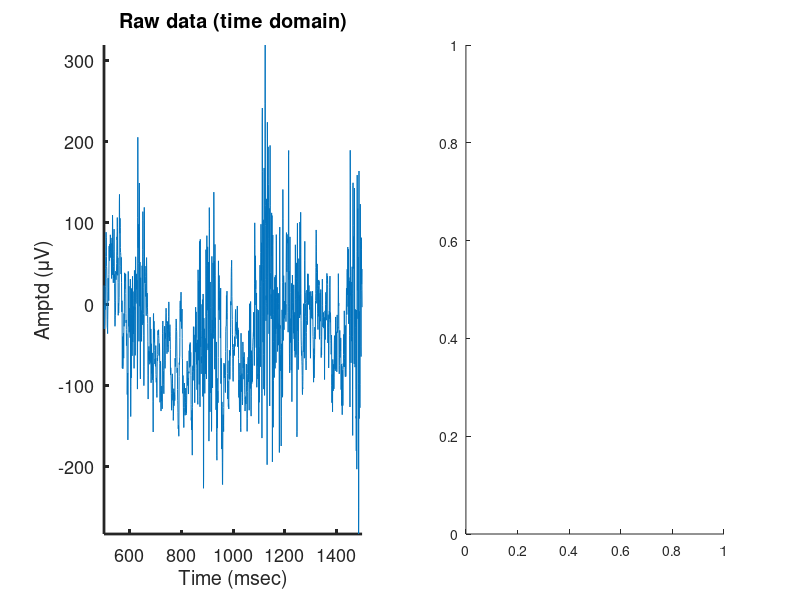

Write the MATLAB code that produced this figure. (Note: this script raises an error after producing the figure.)
%% Prepare dataset
close all;
fontsize = 13; linewidth = 2;
addpath subfunc
sampledata = load('CFC_sampledata.mat');
idx = 7000:9000;
dat = sampledata.x(idx); % Slow frequency
t = sampledata.t(idx);
srate = sampledata.srate;

% Plot raw data
figure(1); clf;
subplot(1,2,1); hold off;
plot( t, dat);
axis tight;
xlabel('Time (msec)');
ylabel('Amptd (\muV)');
axis tight;
xlabel('Time (msec)');
ylabel('Amptd (\muV)');
title('Raw data (time domain)');
set(gca, 'FontSize', fontsize, 'LineWidth', linewidth, 'Box', 'off');

subplot(1,2,2); hold off;
positiveFFT( dat, srate, true );
xlim([1 100]);
title('Raw data (freq domain)');
set(gca, 'FontSize', fontsize, 'LineWidth', linewidth, 'Box', 'off');
drawnow;

%% Set CFC parameters
disp(['Setting calc parameters for CFC...']);
CFC = [];
CFC.width_x = 0.5; % +- 0.5 Hz
CFC.width_y = 5; % +- 5 Hz
CFC.band_x = 3:1:15; % From 2 Hz to 12 Hz, interval = 1;
CFC.band_y = 20:5:150; % From 20 Hz to 100 Hz, interval = 5;
CFC.order = 10; % Filter Order
CFC.downsample = .20;
CFC.srate = srate * CFC.downsample;

% Prepare Filter Bank
disp(['Preparing filters ...']);
CFC.filter_x = {};
CFC.filter_y = {};
for xIdx = 1:length(CFC.band_x)
    [CFC.filter_x{xIdx,1}, CFC.filter_x{xIdx,2} ] = ...
        hb_getBandpassHd(CFC.band_x(xIdx)+[-1 1]*CFC.width_x, ...
        CFC.order, CFC.srate);
end
for yIdx = 1:length(CFC.band_y)
    [CFC.filter_y{yIdx,1}, CFC.filter_y{yIdx,2} ] = ...
        hb_getBandpassHd(CFC.band_y(yIdx)+[-1 1]*CFC.width_y, ...
        CFC.order, CFC.srate);
end
disp(['Done.']);

%% Calculation: Single-trial CFC 
figure(2); clf;

nbinX = 50; % <- Change this to make computation fast (i.e., Recommended: 20-30)
nbinY = nbinX;
pos = linspace(-pi, pi, nbinX);

comodulogram = nan([length(CFC.band_x), length(CFC.band_y)]);
contrasts = nan([length(CFC.band_x), length(CFC.band_y)]);

dat_downsample = imresize( dat, [1, size(dat,2)* CFC.downsample] );

for xIdx = 1:length(CFC.band_x) % Phase freq band
        
    phase_dat = hb_filtwithHds( dat_downsample, CFC.filter_x{ xIdx, 1}, CFC.filter_x{xIdx, 2} );
    for yIdx = 1:length(CFC.band_y) % Amptd freq band
        amptd_dat = hb_filtwithHds( dat_downsample, CFC.filter_y{ yIdx, 1}, CFC.filter_y{yIdx, 2} );
        
        [jphist, PLV, MI, MeanAmp, amplitudes] = ...
            hb_couplings( phase_dat, amptd_dat, nbinX, nbinY );
        
        comodulogram( xIdx, yIdx ) = MI;
        contrasts( xIdx, yIdx ) = nanstd(jphist(:));
        
        %% Visualization
        resize_factor = 50; % Increase resolution
        interpoloate_method = 'cubic'; % cubic, bilinear, nearest, etc..
        
        % 1 - Comodulogram (phase amptd)
        subplot(2,2,1); hold off;
        imagesc( CFC.band_x, CFC.band_y, comodulogram' );
        if xIdx == length(CFC.band_x) && yIdx == length(CFC.band_y)
            imagesc( CFC.band_x, CFC.band_y, ...
                imresize( comodulogram', resize_factor, interpoloate_method ));
        end
        axis xy;
        colormap jet;
        xlabel('Slow Freq (Hz)');
        ylabel('Fast Freq (Hz)');
        cb=colorbar;
        ylabel(cb, 'MI (a.u.)' );
        title(['Comodulogram (phase-amplitude coupling)']);
        set(gca, 'FontSize', fontsize, 'LineWidth', linewidth, 'Box', 'off');
        
        
        % 2 - Comodulogram (phase phase)
        subplot(2,2,2); hold off;
        imagesc( CFC.band_x, CFC.band_y, contrasts' );
        if xIdx == length(CFC.band_x) && yIdx == length(CFC.band_y)
            imagesc( CFC.band_x, CFC.band_y, ...
                imresize( contrasts', resize_factor, interpoloate_method ));
        end
        axis xy;
        colormap jet;
        xlabel('Slow Freq (Hz)');
        ylabel('Fast Freq (Hz)');
        cb=colorbar;
        ylabel(cb, 'Contrast (a.u.)' );
        title(['Comodulogram (phase-phase coupling)']);
        set(gca, 'FontSize', fontsize, 'LineWidth', linewidth, 'Box', 'off');
        drawnow;
        
        hz_x = [ num2str( CFC.band_x(xIdx) ) ' Hz' ];
        hz_y = [ num2str( CFC.band_y(yIdx) ) ' Hz' ];
        
        % 3 - Phase-amplitude coupling
        subplot(2,2,3);  hold off;
        plot( pos, smooth( MeanAmp, 10 ), 'ks-' ); hold on;
        plot( xlim, [0 0]+nanmean(MeanAmp), 'r--' );
        xlabel([ hz_x ' Phase (rad)' ]);
        ylabel([ hz_y ' Amptd (\muV)']);
        title(['Phase-Amplitude coupling, MI=' num2str(MI)]);
        xlim([-pi pi]);
        set(gca, 'FontSize', fontsize, 'LineWidth', linewidth, 'Box', 'off');
        
        % 4 - Phase-phase coupling
        subplot(2,2,4);  hold off;
        try;joint_phase_histogram = imgaussfilt( jphist*100, 1 )';
        catch; joint_phase_histogram =jphist; end
        imagesc( pos, pos, joint_phase_histogram );
        xlabel([ hz_x ' Phase (rad)' ]);
        ylabel([ hz_y ' Phase (rad)']);
        title(['Phase-Phase coupling, Std = ' num2str(contrasts( xIdx, yIdx ))]);
        cb=colorbar;
        caxis([0 0.1]);
        ylabel(cb, 'Prob (%)' );
        set(gca, 'FontSize', fontsize, 'LineWidth', linewidth, 'Box', 'off');
        drawnow;
        
    end
end













